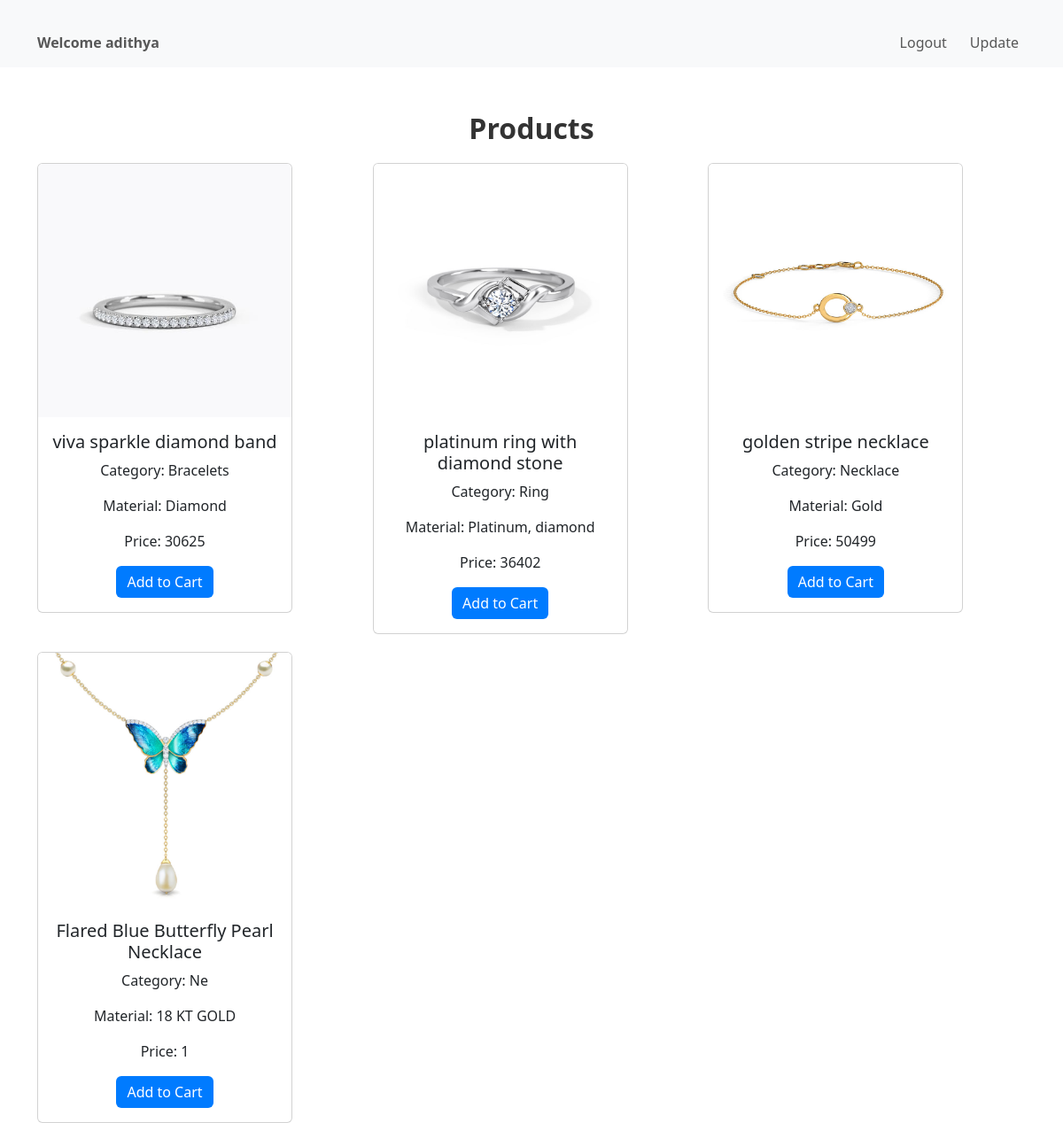
The app's page /cust_dashboard/ (signed in) with its own data.
### jewelleryapp/models.py (models this page shows, shortened)
class products(models.Model):
    product_name = models.CharField(max_length=50)
    price = models.IntegerField()
    material = models.CharField(max_length=20)
    category = models.CharField(max_length=20)
    image = models.ImageField(upload_to='images/',blank=True)

### jewelleryapp/views.py (the view)
# urls.py: path('cust_dashboard/', views.cust_dashboard, name='cust_dashboard'),
def cust_dashboard(request):
    id=request.session['id']
    username= request.session['username']
    productsview = products.objects.all()
    return render(request,'cust_dashboard.html',{'id':id,'username':username,'productsview':productsview})

### templates/cust_dashboard.html (shortened to what this page needs)
<!DOCTYPE html>
<html lang="en">
<head>
    <link href="https://cdn.jsdelivr.net/npm/bootstrap@5.3.0-alpha1/dist/css/bootstrap.min.css" rel="stylesheet">
</head>
<body>
    <nav class="navbar navbar-expand-lg navbar-light bg-light">
        <div class="container">
            <div class="navbar-text">Welcome {{ username }}</div>
            <div class="collapse navbar-collapse" id="navbarNav">
                <ul class="navbar-nav ms-auto">
                    <li class="nav-item">
                        <a class="nav-link" href="/cust_logout/">Logout</a>
                    </li>
                    <li class="nav-item">
                        <a class="nav-link" href="{% url 'cust_update' id %}">Update</a>
                    </li>
                </ul>
            </div>
        </div>
    </nav>
    <div class="container">
        <h2 class="text-center">Products</h2>
        <div class="product-grid">
            {% for i in productsview %}
            <div class="product-item">
                <div class="card" style="width: 18rem;">
                    <img src="{{ i.image.url }}" class="card-img-top" alt="img">
                    <div class="card-body">
                        <h5 class="card-title">{{ i.product_name }}</h5>
                        <p class="card-text">Category: {{ i.category }}</p>
                        <p class="card-text">Material: {{ i.material }}</p>
                        <p class="card-text">Price: {{ i.price }}</p>
                        <a href="# "class="btn btn-primary">Add to Cart</a>
                    </div>
                </div>
            </div>
            {% endfor %}
        </div>
    </div>
</body>
</html>

### templates/cust_dashboard.html (style rules this page uses)
.navbar-text { margin-right: 20px; font-weight: bold; }
.navbar-nav .nav-link { margin-left: 10px; }
.container { padding-top: 20px; }
h2 { margin-top: 30px; margin-bottom: 20px; font-weight: bold; color: #333; }
.product-grid { display: grid; grid-template-columns: repeat(3, 1fr); gap: 20px; }
.product-item { text-align: center; }
img { max-width: 100%; max-height: 100%; object-fit: cover; }
.btn-primary { background-color: #007bff; color: #fff; border: none; }

### records on screen
products: image (picture), product_name "viva sparkle diamond band", category "Bracelets", material "Diamond", price "30625"
products: image (picture), product_name "platinum ring with diamond stone", category "Ring", material "Platinum, diamond", price "36402"
products: image (picture), product_name "golden stripe necklace", category "Necklace", material "Gold", price "50499"
products: image (picture), product_name "Flared Blue Butterfly Pearl Necklace", category "Ne", material "18 KT GOLD", price "1"

### other values on screen
{{ username }} "adithya"
